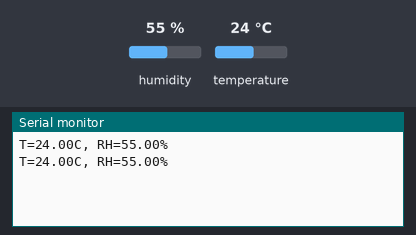
Recording of a sketch running on a simulated Arduino Uno, built with avr-gcc and run on an emulated ATmega328P. Shown: the last lines printed to the serial monitor. Inputs (shaded band) come from the test bench; at power-on: humidity 55 %, temperature 24 °C.

Above: at 3.8 s.
3.9 s: humidity set to 22 %
At 7.2 s:
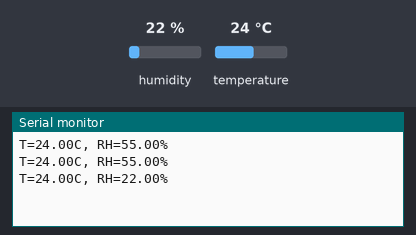
7.8 s: temperature set to 12 °C
At 9.8 s:
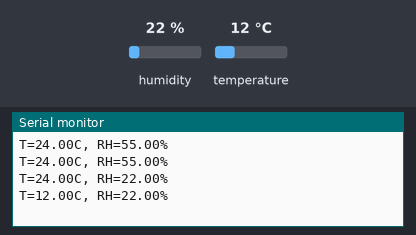
11.7 s: humidity set to 40 %
At 13.6 s:
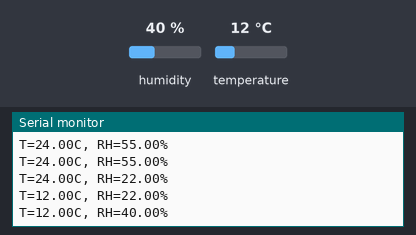
Timing chart, 0 to 15.1 s (numbered marks = the images above; inputs shaded):
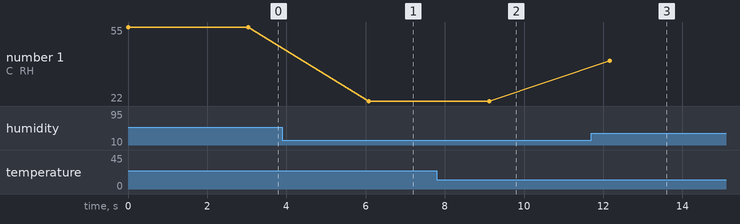

The sketch:

TemperatureReading.ino
```cpp
#include "ClosedCube_HDC1080.h"
ClosedCube_HDC1080 hdc1080;
// int fanOutputPin = 13;
float readHumidity;
int fanPin = 13;

void setup()
{
  Serial.begin(115200);
  hdc1080.begin(0x40);
  // pinMode(fanPin, OUTPUT);

  // digitalWrite(13, HIGH);
}

void loop()
{
  {

    Serial.print("T=");
    Serial.print(hdc1080.readTemperature());
    Serial.print("C, RH=");
    Serial.print(hdc1080.readHumidity());
    Serial.println("%");
    delay(3000);
  }


}
```

Measured:
- after the input at 3.9 s, the serial monitor: prints a new line after 2.2 s (image 1)
- after the input at 7.8 s, the serial monitor: prints a new line after 1.3 s (image 2)
- after the input at 11.7 s, the serial monitor: prints a new line after 0.47 s (image 3)
- plotted number 1: 55 → 22 after the input at 3.9 s, 22 → 40 after the input at 11.7 s
